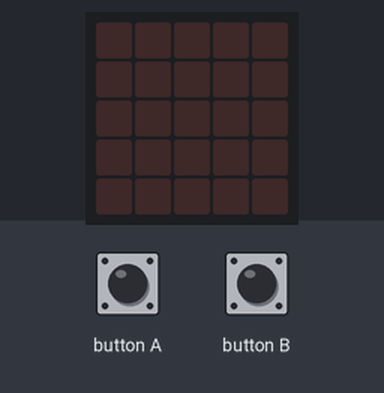
A program run on a simulated BBC micro:bit (MakeCode). On the bench: the board's 5×5 LED display. Inputs (shaded band) come from the test bench.

Above: at 1.2 s.
1.3 s: button A pressed for 0.15 s
At 2.6 s:
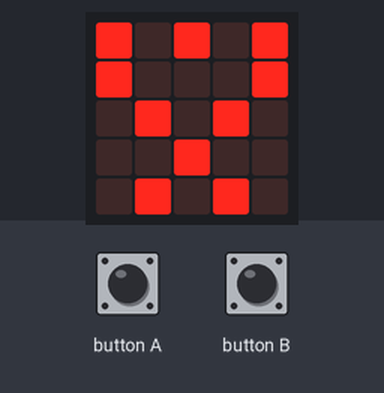
2.9 s: button B pressed for 0.15 s
At 3.8 s:
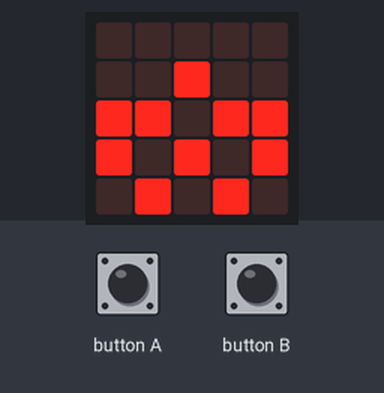
Timing chart, 0 to 5.9 s (numbered marks = the images above; inputs shaded):
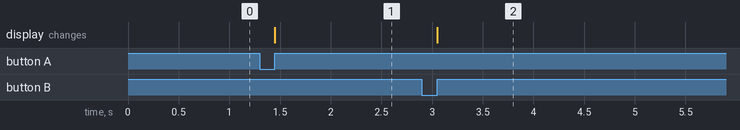

The program:

main.ts
```typescript
input.onButtonPressed(Button.A, function () {
    basic.showLeds(`
        # . # . #
        # . . . #
        . # . # .
        . . # . .
        . # . # .
        `)
})
input.onButtonPressed(Button.B, function () {
    basic.showLeds(`
        . . . . .
        . . # . .
        # # . # #
        # . # . #
        . # . # .
        `)
})
basic.forever(function () {

})
```

test.ts
```typescript
// testene settes inn her; disse vil ikke kompilert så lenge denne pakken blir brukt som en utvidelse.
```

Measured:
- after the input at 1.3 s, the display: changes after 0.15 s (image 1)
- after the input at 2.9 s, the display: changes after 0.15 s (image 2)
